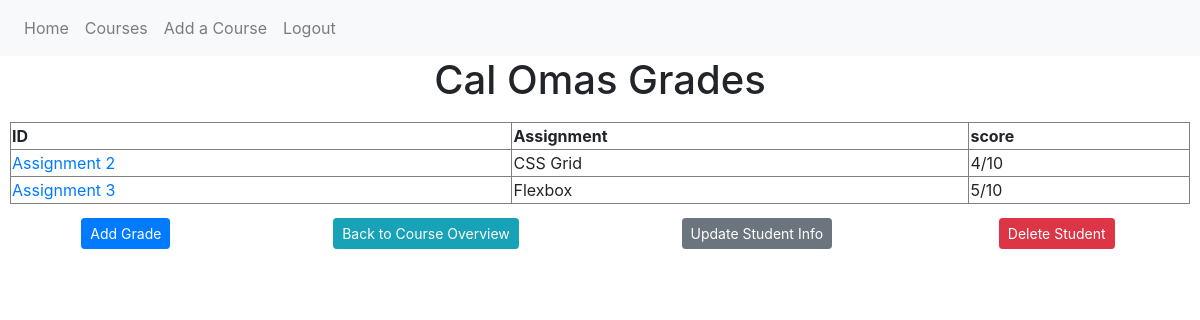
The page /course/2/student/5 (signed in) on the database its author committed.
### guide_and_teach/models.py (models this page shows, shortened)
class Student(db.Model):
    id = db.Column(db.Integer, primary_key=True)
    user_id = db.Column(db.Integer, db.ForeignKey('user.id'))
    course_id = db.Column(db.Integer, db.ForeignKey('course.id'))
    student_name = db.Column(db.String(50))
    teacher = db.relationship('User', backref="user")
    courses = db.relationship('Course', backref="course")
    grade = db.relationship('Grade', backref="student", lazy=True)

class Grade(db.Model):
    id = db.Column(db.Integer, primary_key=True)
    user_id = db.Column(db.Integer, db.ForeignKey('user.id'))
    student_id = db.Column(db.Integer, db.ForeignKey('student.id'))
    score = db.Column(db.String(15), nullable=False)
    max_score = db.Column(db.String(15), nullable=False)
    assignment = db.Column(db.String(50), nullable=False)

### guide_and_teach/routes.py (the view)
@app.route('/course/<int:course_id>/student/<int:student_id>', methods=['GET', 'POST'])
@login_required
def single_student(student_id, course_id):
    student = Student.query.get_or_404(student_id)
    if student.user != current_user:
        abort(403)
    grades = Grade.query.all()
    return render_template('single_student.html', title="student.student_name", student=student, course_id=course_id, grades=grades)

### guide_and_teach/models.py (called while the page is built)
@login_manager.user_loader
def load_user(user_id):
    return User.query.get(int(user_id))

### guide_and_teach/templates/single_student.html (shortened to what this page needs)
{% extends "layout.html" %}
{% block content %}
        <article>
            <h1>{{ student.student_name }} Grades</h1>
            <table class="cool">
                <thead>
                    <tr>
                        <td><strong>ID</strong></td>
                        <td><strong>Assignment</strong></td>
                        <td><strong>score</strong></td>
                    </tr>
                </thead>
                <tbody>
                    {% for grade in grades %}
                    {% if grade.student == student %}
                    <tr>
                        <td><a href="{{ url_for('single_grade', course_id=course_id, student_id=student.id, grade_id=grade.id) }}">Assignment {{ grade.id }}</a></td>
                        <td>{{ grade.assignment }}</td>
                        <td>{{ grade.score }}/{{ grade.max_score }}</td>
                    </tr>
                    {% endif %}
                    {% endfor %}
                </tbody>
            </table>
            {% if student.user == current_user %}
            <div class="ralph">
                <a class="btn btn-primary btn-sm mt-1 mb-1" href="{{ url_for('add_grade', course_id=course_id, student_id=student.id) }}">Add Grade</a>
                <a class="btn btn-info btn-sm mt-1 mb-1" href="{{ url_for('single_course', course_id=course_id) }}">Back to Course Overview</a>
                <a class="btn btn-secondary btn-sm mt-1 mb-1" href="{{ url_for('update_student', student_id=student.id, course_id=course_id) }}">Update Student Info</a>
                <button type="button" class="btn btn-danger btn-sm m-1" data-toggle="modal" data-target="#deleteModal">Delete Student</button>
            </div>
            {% endif %}
        </article>
{% endblock content %}

### guide_and_teach/static/style.css (style rules this page uses)
article { display: flex; flex-direction: column; }
table { border: 1px solid black; margin: 10px; }
thead { border: 1px solid black; margin: 5px; }
tr { border: 1px solid black ; }
td { border: .5px solid grey; margin-left: 2px; margin-right: 2px; }
h1 { text-align: center; }
.ralph { display: flex; justify-content: space-around; }

### rows shown on the page
Student: student_name "Cal Omas"
Grade: id "2", assignment "CSS Grid", score "4", max_score "10"
Grade: id "3", assignment "Flexbox", score "5", max_score "10"
